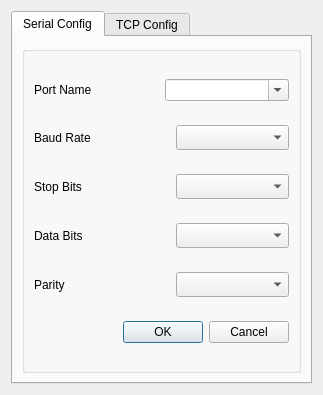
<?xml version="1.0" encoding="UTF-8"?>
<ui version="4.0">
 <class>DialogConfig</class>
 <widget class="QDialog" name="DialogConfig">
  <property name="geometry">
   <rect>
    <x>0</x>
    <y>0</y>
    <width>323</width>
    <height>395</height>
   </rect>
  </property>
  <property name="windowTitle">
   <string>Serial &amp; TCP Config</string>
  </property>
  <property name="styleSheet">
   <string notr="true"/>
  </property>
  <layout class="QGridLayout" name="gridLayout_2">
   <item row="0" column="0">
    <widget class="QTabWidget" name="tabWidget">
     <property name="currentIndex">
      <number>0</number>
     </property>
     <widget class="QWidget" name="tab">
      <attribute name="title">
       <string>Serial Config</string>
      </attribute>
      <layout class="QGridLayout" name="gridLayout">
       <item row="0" column="0">
        <widget class="QGroupBox" name="groupBox_8">
         <property name="title">
          <string/>
         </property>
         <layout class="QHBoxLayout" name="horizontalLayout_20">
          <item>
           <layout class="QVBoxLayout" name="verticalLayout_12">
            <item>
             <layout class="QHBoxLayout" name="horizontalLayout_21">
              <item>
               <widget class="QLabel" name="label_21">
                <property name="text">
                 <string>Port Name</string>
                </property>
               </widget>
              </item>
              <item>
               <widget class="QComboBox" name="portNameCombo">
                <property name="editable">
                 <bool>true</bool>
                </property>
               </widget>
              </item>
             </layout>
            </item>
            <item>
             <layout class="QHBoxLayout" name="horizontalLayout_22">
              <item>
               <widget class="QLabel" name="label_25">
                <property name="text">
                 <string>Baud Rate</string>
                </property>
               </widget>
              </item>
              <item>
               <widget class="QComboBox" name="baudRateCombo">
                <property name="sizePolicy">
                 <sizepolicy hsizetype="Fixed" vsizetype="Fixed">
                  <horstretch>0</horstretch>
                  <verstretch>0</verstretch>
                 </sizepolicy>
                </property>
                <property name="minimumSize">
                 <size>
                  <width>113</width>
                  <height>25</height>
                 </size>
                </property>
               </widget>
              </item>
             </layout>
            </item>
            <item>
             <layout class="QHBoxLayout" name="horizontalLayout_23">
              <item>
               <widget class="QLabel" name="label_26">
                <property name="text">
                 <string>Stop Bits</string>
                </property>
               </widget>
              </item>
              <item>
               <widget class="QComboBox" name="stopBitsCombo">
                <property name="sizePolicy">
                 <sizepolicy hsizetype="Fixed" vsizetype="Fixed">
                  <horstretch>0</horstretch>
                  <verstretch>0</verstretch>
                 </sizepolicy>
                </property>
                <property name="minimumSize">
                 <size>
                  <width>113</width>
                  <height>25</height>
                 </size>
                </property>
               </widget>
              </item>
             </layout>
            </item>
            <item>
             <layout class="QHBoxLayout" name="horizontalLayout_24">
              <item>
               <widget class="QLabel" name="label_37">
                <property name="text">
                 <string>Data Bits</string>
                </property>
               </widget>
              </item>
              <item>
               <widget class="QComboBox" name="dataBitsCombo">
                <property name="sizePolicy">
                 <sizepolicy hsizetype="Fixed" vsizetype="Fixed">
                  <horstretch>0</horstretch>
                  <verstretch>0</verstretch>
                 </sizepolicy>
                </property>
                <property name="minimumSize">
                 <size>
                  <width>113</width>
                  <height>25</height>
                 </size>
                </property>
               </widget>
              </item>
             </layout>
            </item>
            <item>
             <layout class="QHBoxLayout" name="horizontalLayout_25">
              <item>
               <widget class="QLabel" name="label_38">
                <property name="text">
                 <string>Parity</string>
                </property>
               </widget>
              </item>
              <item>
               <widget class="QComboBox" name="parityCombo">
                <property name="sizePolicy">
                 <sizepolicy hsizetype="Fixed" vsizetype="Fixed">
                  <horstretch>0</horstretch>
                  <verstretch>0</verstretch>
                 </sizepolicy>
                </property>
                <property name="minimumSize">
                 <size>
                  <width>113</width>
                  <height>25</height>
                 </size>
                </property>
               </widget>
              </item>
             </layout>
            </item>
            <item>
             <widget class="QDialogButtonBox" name="buttonBoxSaveConfig">
              <property name="orientation">
               <enum>Qt::Horizontal</enum>
              </property>
              <property name="standardButtons">
               <set>QDialogButtonBox::Cancel|QDialogButtonBox::Ok</set>
              </property>
             </widget>
            </item>
           </layout>
          </item>
         </layout>
        </widget>
       </item>
      </layout>
     </widget>
     <widget class="QWidget" name="tab_2">
      <attribute name="title">
       <string>TCP Config</string>
      </attribute>
      <layout class="QGridLayout" name="gridLayout_3">
       <item row="0" column="0">
        <widget class="QGroupBox" name="groupBox_9">
         <property name="title">
          <string/>
         </property>
         <layout class="QGridLayout" name="gridLayout_4">
          <item row="0" column="0">
           <layout class="QVBoxLayout" name="verticalLayout_14">
            <item>
             <layout class="QHBoxLayout" name="horizontalLayout_28">
              <item>
               <widget class="QLabel" name="label_39">
                <property name="text">
                 <string>Tcp/IP</string>
                </property>
               </widget>
              </item>
              <item>
               <spacer name="horizontalSpacer">
                <property name="orientation">
                 <enum>Qt::Horizontal</enum>
                </property>
                <property name="sizeHint" stdset="0">
                 <size>
                  <width>50</width>
                  <height>20</height>
                 </size>
                </property>
               </spacer>
              </item>
              <item>
               <widget class="QLineEdit" name="TcpEdit">
                <property name="placeholderText">
                 <string/>
                </property>
               </widget>
              </item>
             </layout>
            </item>
            <item>
             <layout class="QHBoxLayout" name="horizontalLayout_29">
              <item>
               <widget class="QLabel" name="label_40">
                <property name="text">
                 <string>Port</string>
                </property>
               </widget>
              </item>
              <item>
               <spacer name="horizontalSpacer_2">
                <property name="orientation">
                 <enum>Qt::Horizontal</enum>
                </property>
                <property name="sizeHint" stdset="0">
                 <size>
                  <width>62</width>
                  <height>20</height>
                 </size>
                </property>
               </spacer>
              </item>
              <item>
               <widget class="QLineEdit" name="PortEdit"/>
              </item>
             </layout>
            </item>
           </layout>
          </item>
          <item row="1" column="0">
           <widget class="QDialogButtonBox" name="buttonBoxSaveTCPConfig">
            <property name="orientation">
             <enum>Qt::Horizontal</enum>
            </property>
            <property name="standardButtons">
             <set>QDialogButtonBox::Cancel|QDialogButtonBox::Ok</set>
            </property>
           </widget>
          </item>
         </layout>
        </widget>
       </item>
      </layout>
     </widget>
    </widget>
   </item>
  </layout>
 </widget>
 <resources/>
 <connections>
  <connection>
   <sender>buttonBoxSaveConfig</sender>
   <signal>accepted()</signal>
   <receiver>DialogConfig</receiver>
   <slot>accept()</slot>
   <hints>
    <hint type="sourcelabel">
     <x>161</x>
     <y>349</y>
    </hint>
    <hint type="destinationlabel">
     <x>161</x>
     <y>197</y>
    </hint>
   </hints>
  </connection>
  <connection>
   <sender>buttonBoxSaveTCPConfig</sender>
   <signal>accepted()</signal>
   <receiver>DialogConfig</receiver>
   <slot>accept()</slot>
   <hints>
    <hint type="sourcelabel">
     <x>161</x>
     <y>350</y>
    </hint>
    <hint type="destinationlabel">
     <x>161</x>
     <y>197</y>
    </hint>
   </hints>
  </connection>
  <connection>
   <sender>buttonBoxSaveConfig</sender>
   <signal>rejected()</signal>
   <receiver>DialogConfig</receiver>
   <slot>close()</slot>
   <hints>
    <hint type="sourcelabel">
     <x>161</x>
     <y>349</y>
    </hint>
    <hint type="destinationlabel">
     <x>161</x>
     <y>197</y>
    </hint>
   </hints>
  </connection>
  <connection>
   <sender>buttonBoxSaveTCPConfig</sender>
   <signal>rejected()</signal>
   <receiver>DialogConfig</receiver>
   <slot>close()</slot>
   <hints>
    <hint type="sourcelabel">
     <x>161</x>
     <y>350</y>
    </hint>
    <hint type="destinationlabel">
     <x>161</x>
     <y>197</y>
    </hint>
   </hints>
  </connection>
 </connections>
</ui>
